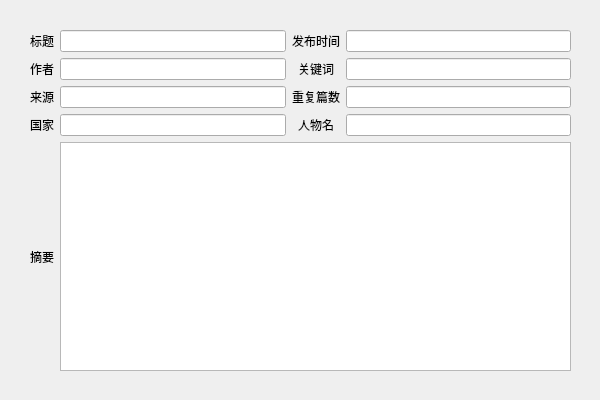
<?xml version="1.0" encoding="UTF-8"?>
<ui version="4.0">
 <class>InfoInterface</class>
 <widget class="QWidget" name="InfoInterface">
  <property name="geometry">
   <rect>
    <x>0</x>
    <y>0</y>
    <width>600</width>
    <height>400</height>
   </rect>
  </property>
  <property name="windowTitle">
   <string>文章信息</string>
  </property>
  <widget class="CardWidget" name="InfoCard">
   <property name="geometry">
    <rect>
     <x>20</x>
     <y>20</y>
     <width>561</width>
     <height>361</height>
    </rect>
   </property>
   <widget class="QWidget" name="gridLayoutWidget">
    <property name="geometry">
     <rect>
      <x>10</x>
      <y>10</y>
      <width>541</width>
      <height>341</height>
     </rect>
    </property>
    <layout class="QGridLayout" name="gridLayout">
     <item row="2" column="2">
      <widget class="BodyLabel" name="BodyLabel_7">
       <property name="text">
        <string>重复篇数</string>
       </property>
       <property name="alignment">
        <set>Qt::AlignCenter</set>
       </property>
      </widget>
     </item>
     <item row="1" column="2">
      <widget class="BodyLabel" name="BodyLabel_6">
       <property name="text">
        <string>关键词</string>
       </property>
       <property name="alignment">
        <set>Qt::AlignCenter</set>
       </property>
      </widget>
     </item>
     <item row="1" column="1">
      <widget class="LineEdit" name="author_line">
       <property name="readOnly">
        <bool>true</bool>
       </property>
      </widget>
     </item>
     <item row="0" column="2">
      <widget class="BodyLabel" name="BodyLabel_5">
       <property name="text">
        <string>发布时间</string>
       </property>
       <property name="alignment">
        <set>Qt::AlignCenter</set>
       </property>
      </widget>
     </item>
     <item row="1" column="3">
      <widget class="LineEdit" name="keyword_line">
       <property name="readOnly">
        <bool>true</bool>
       </property>
      </widget>
     </item>
     <item row="3" column="0">
      <widget class="BodyLabel" name="BodyLabel_4">
       <property name="text">
        <string>国家</string>
       </property>
       <property name="alignment">
        <set>Qt::AlignCenter</set>
       </property>
      </widget>
     </item>
     <item row="2" column="1">
      <widget class="LineEdit" name="source_line">
       <property name="readOnly">
        <bool>true</bool>
       </property>
      </widget>
     </item>
     <item row="0" column="0">
      <widget class="BodyLabel" name="BodyLabel">
       <property name="text">
        <string>标题</string>
       </property>
       <property name="alignment">
        <set>Qt::AlignCenter</set>
       </property>
      </widget>
     </item>
     <item row="2" column="0">
      <widget class="BodyLabel" name="BodyLabel_3">
       <property name="text">
        <string>来源</string>
       </property>
       <property name="alignment">
        <set>Qt::AlignCenter</set>
       </property>
      </widget>
     </item>
     <item row="3" column="1">
      <widget class="LineEdit" name="country_line">
       <property name="readOnly">
        <bool>true</bool>
       </property>
      </widget>
     </item>
     <item row="0" column="3">
      <widget class="LineEdit" name="pubtime_line">
       <property name="readOnly">
        <bool>true</bool>
       </property>
      </widget>
     </item>
     <item row="1" column="0">
      <widget class="BodyLabel" name="BodyLabel_2">
       <property name="text">
        <string>作者</string>
       </property>
       <property name="alignment">
        <set>Qt::AlignCenter</set>
       </property>
      </widget>
     </item>
     <item row="3" column="2">
      <widget class="BodyLabel" name="BodyLabel_8">
       <property name="text">
        <string>人物名</string>
       </property>
       <property name="alignment">
        <set>Qt::AlignCenter</set>
       </property>
      </widget>
     </item>
     <item row="3" column="3">
      <widget class="LineEdit" name="name_line">
       <property name="readOnly">
        <bool>true</bool>
       </property>
      </widget>
     </item>
     <item row="2" column="3">
      <widget class="LineEdit" name="repeat_line">
       <property name="readOnly">
        <bool>true</bool>
       </property>
      </widget>
     </item>
     <item row="0" column="1">
      <widget class="LineEdit" name="title_line">
       <property name="readOnly">
        <bool>true</bool>
       </property>
      </widget>
     </item>
     <item row="4" column="0">
      <widget class="BodyLabel" name="BodyLabel_9">
       <property name="text">
        <string>摘要</string>
       </property>
       <property name="alignment">
        <set>Qt::AlignCenter</set>
       </property>
      </widget>
     </item>
     <item row="4" column="1" colspan="3">
      <widget class="TextEdit" name="summary_line">
       <property name="readOnly">
        <bool>true</bool>
       </property>
      </widget>
     </item>
    </layout>
   </widget>
  </widget>
 </widget>
 <customwidgets>
  <customwidget>
   <class>CardWidget</class>
   <extends>QFrame</extends>
   <header>qfluentwidgets</header>
   <container>1</container>
  </customwidget>
  <customwidget>
   <class>BodyLabel</class>
   <extends>QLabel</extends>
   <header>qfluentwidgets</header>
  </customwidget>
  <customwidget>
   <class>LineEdit</class>
   <extends>QLineEdit</extends>
   <header>qfluentwidgets</header>
  </customwidget>
  <customwidget>
   <class>TextEdit</class>
   <extends>QTextEdit</extends>
   <header>qfluentwidgets</header>
  </customwidget>
 </customwidgets>
 <resources/>
 <connections/>
</ui>
